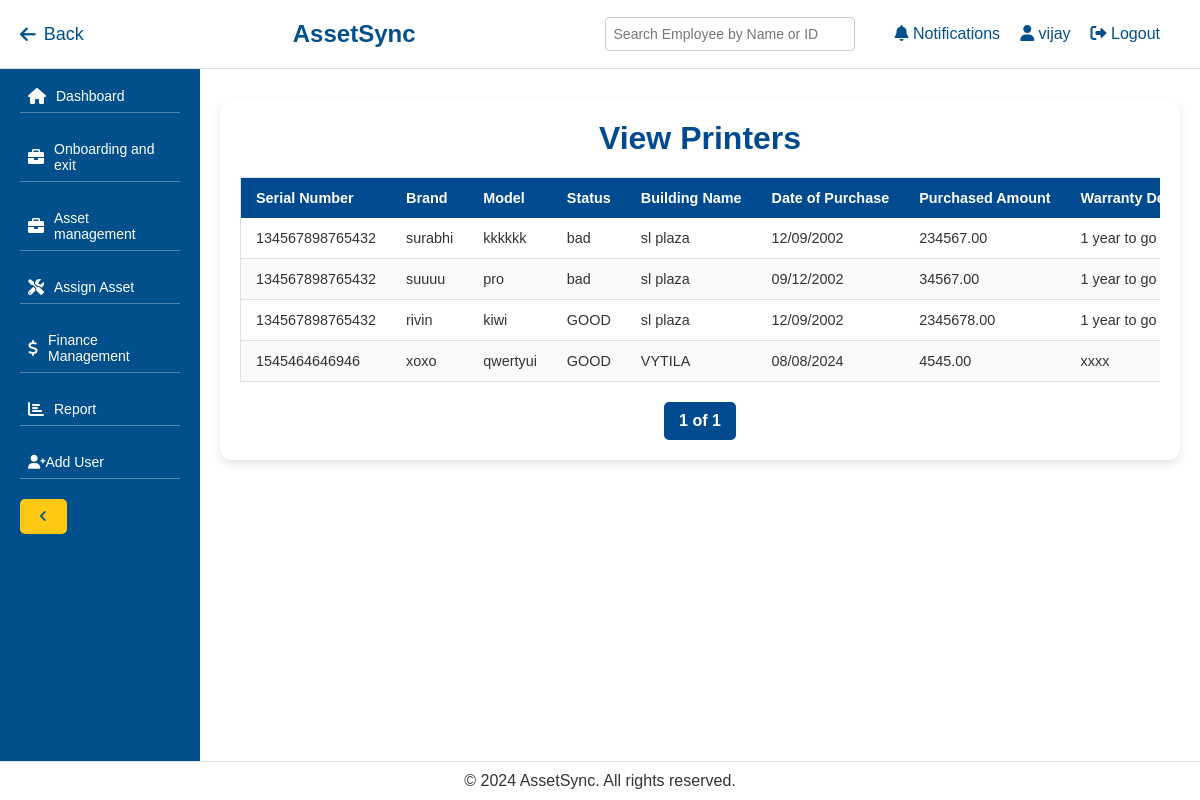
/view-asset/printers/ (signed in), run on the app's committed database.
### management/models.py (models this page shows, shortened)
class Printer(models.Model):
    serial_number = models.CharField(max_length=100)
    brand = models.CharField(max_length=100)
    model = models.CharField(max_length=100)
    status = models.CharField(max_length=50)
    building_name = models.CharField(max_length=100)
    date_of_purchase = models.DateField()
    purchased_amount = models.DecimalField(max_digits=10, decimal_places=2)
    warranty_details = models.CharField(max_length=255)
    warranty_date = models.DateField()
    remarks = models.TextField(blank=True, null=True)
    employee = models.ForeignKey(Employee, on_delete=models.SET_NULL, null=True, blank=True, related_name='printers')

### management/views.py (the view)
# urls.py: path('view-asset/printers/', views.view_printers, name='view_printers'),
@login_required
def view_printers(request):
    printers_list = Printer.objects.all()
    paginator = Paginator(printers_list, 10)  # Show 10 printers per page
    page_number = request.GET.get('page')
    printers = paginator.get_page(page_number)
    return render(request, 'management/view_printers.html', {'printers': printers})

### management/templates/management/view_printers.html (shortened to what this page needs)
{% extends 'management/base.html' %}
{% block content %}
<div class="container">
    <h2>View Printers</h2>
    <div class="table-container">
        <table>
            <thead>
                <tr>
                    <th>Serial Number</th>
                    <th>Brand</th>
                    <th>Model</th>
                    <th>Status</th>
                    <th>Building Name</th>
                    <th>Date of Purchase</th>
                    <th>Purchased Amount</th>
                    <th>Warranty Details</th>
                </tr>
            </thead>
            <tbody>
                {% for printer in printers %}
                <tr>
                    <td>{{ printer.serial_number }}</td>
                    <td>{{ printer.brand }}</td>
                    <td>{{ printer.model }}</td>
                    <td>{{ printer.status }}</td>
                    <td>{{ printer.building_name }}</td>
                    <td>{{ printer.date_of_purchase|date:"d/m/Y" }}</td>
                    <td>{{ printer.purchased_amount }}</td>
                    <td>{{ printer.warranty_details }}</td>
                </tr>
                {% empty %}
                <tr>
                    <td colspan="11">No printers found.</td>
                </tr>
                {% endfor %}
            </tbody>
        </table>
    </div>
    <div class="pagination">
        <span class="current">{{ printers.number }} of {{ printers.paginator.num_pages }}</span>
    </div>
</div>
{% endblock %}

### management/templates/management/base.html (shortened to what this page needs)
{% load static %}
<!DOCTYPE html>
<html lang="en">
<head>
    <link rel="stylesheet" href="https://cdnjs.cloudflare.com/ajax/libs/font-awesome/6.0.0-beta3/css/all.min.css">
</head>
<body>
    <header>
        <a href="javascript:history.back()" class="back-btn"><i class="fas fa-arrow-left"></i> Back</a>
        <h1>AssetSync</h1>
        <div class="user-options">
            <div class="search-box">
                <input type="text" id="employeeSearch" placeholder="Search Employee by Name or ID" oninput="searchEmployee()">
            </div>
            <a href="#"><i class="fas fa-bell"></i> Notifications</a>
            <a href="#"><i class="fas fa-user"></i> {{ request.user.username }}</a>
            <form id="logout-form" action="{% url 'logout' %}" method="post" style="display:inline;">
                <button type="submit" class="btn" style="background:none; border:none; color: var(--primary-color); font-size: 16px; cursor: pointer;">
                    <i class="fas fa-sign-out-alt"></i> Logout
                </button>
            </form>
        </div>
    </header>
    <aside id="sidebar">
        <nav>
            <ul>
                <li class="{% if request.resolver_match.url_name == 'dashboard' %}active{% endif %}">
                    <a href="{% url 'dashboard' %}"><i class="fas fa-home icon"></i> <span class="text">Dashboard</span></a>
                </li>
                <li>
                    <a href="#" onclick="toggleDropdown(event)"><i class="fas fa-briefcase icon"></i> <span class="text">Onboarding and exit</span></a>
                </li>
                <li>
                    <a href="#" onclick="toggleDropdown(event)"><i class="fas fa-briefcase icon"></i> <span class="text">Asset management</span></a>
                </li>
                <li><a href="{% url 'assign_asset' %}"><i class="fas fa-tools icon"></i> <span class="text">Assign Asset</span></a></li>
                <li><a href="{% url 'finance_module' %}"><i class="fas fa-dollar-sign icon"></i> <span class="text">Finance Management</span></a></li>
                <li><a href="{% url 'report' %}"><i class="fas fa-chart-bar icon"></i> <span class="text">Report</span></a></li>
                <li><a href="{% url 'add_user' %}"><i class="fas fa-user-plus"></i> Add User</a></li>
            </ul>
        </nav>
        <button class="toggle-btn" onclick="toggleSidebar()"><i class="fas fa-angle-left"></i></button>
    </aside>
    <main>
        {% block content %}{% endblock %}
    </main>
    <footer>
        <p>&copy; 2024 AssetSync. All rights reserved.</p>
    </footer>
</body>
</html>

### management/templates/management/base.html (style rules this page uses)
:root { --primary-color: #01508c; --secondary-color: #ffc814; --light-blue-color: #e9f7ff; --white-color: #ffffff; --text-color: #333333; --line-color: rgba(255, 255, 255, 0.3); --collapsed-width: 50px; --expanded-width: 200px; --dropdown-bg-color: #ffffff; --dropdown-hover-bg-color: #f1f1f1; --dropdown-border-color: #e0e0e0; }
* { margin: 0; padding: 0; box-sizing: border-box; }
body { font-family: Arial, sans-serif; background-color: var(--light-blue-color); color: var(--text-color); }
header { position: fixed; top: 0; left: 0; width: 100%; background-color: var(--white-color); border-bottom: 1px solid #e2e5e8; padding: 15px 20px; display: flex; justify-content: space-between; align-items: center; z-index: 1000; }
header h1 { color: var(--primary-color); font-size: 24px; }
header .user-options { display: flex; align-items: center; }
header .user-options a { color: var(--primary-color); margin-left: 20px; text-decoration: none; font-size: 16px; transition: color 0.3s; }
.search-box { position: relative; margin-right: 20px; }
.search-box input[type="text"] { padding: 8px; font-size: 14px; width: 250px; border-radius: 4px; border: 1px solid #ccc; }
.back-btn { font-size: 18px; margin-right: 20px; cursor: pointer; color: var(--primary-color); text-decoration: none; display: flex; align-items: center; }
.back-btn i { margin-right: 8px; }
aside { position: fixed; top: 60px; bottom: 0; left: 0; width: var(--expanded-width); background-color: var(--primary-color); color: var(--white-color); padding: 20px; overflow-y: auto; transition: width 0.3s ease; z-index: 999; }
aside nav ul { list-style-type: none; }
aside nav ul li { margin-bottom: 20px; position: relative; }
aside nav ul li a { color: var(--white-color); text-decoration: none; display: flex; align-items: center; padding: 8px; font-size: 14px; background-color: var(--primary-color); border-bottom: 1px solid var(--line-color); transition: background-color 0.3s, color 0.3s; }
aside nav ul li a .icon { margin-right: 10px; font-size: 16px; }
main { margin-left: var(--expanded-width); padding: 80px 20px; min-height: 100vh; background-color: var(--white-color); transition: margin-left 0.3s ease; }
footer { position: fixed; bottom: 0; left: 0; width: 100%; background-color: var(--white-color); border-top: 1px solid #e2e5e8; color: var(--text-color); text-align: center; padding: 10px 0; z-index: 1000; }
button, .btn { background-color: var(--secondary-color); color: var(--primary-color); border: none; padding: 10px 20px; border-radius: 5px; cursor: pointer; transition: background-color 0.3s, color 0.3s; }
aside { overflow-y: auto; }

### management/templates/management/view_printers.html (style rules this page uses)
body { font-family: 'Poppins', sans-serif; background-color: #f0f2f5; }
.container { max-width: 100%; margin: 20px auto; padding: 20px; background-color: #ffffff; border-radius: 12px; box-shadow: 0 4px 10px rgba(0, 0, 0, 0.1); }
h2 { font-size: 2rem; color: #004a8f; font-weight: 700; text-align: center; margin-bottom: 20px; }
.table-container { overflow-x: auto; }
table { width: 100%; border-collapse: collapse; background-color: #ffffff; table-layout: auto; border: 1px solid #e0e0e0; border-radius: 8px; box-shadow: 0 2px 6px rgba(0, 0, 0, 0.1); }
th, td { padding: 12px 15px; text-align: left; font-size: 0.9rem; white-space: nowrap; }
th { background-color: #004a8f; color: #ffffff; font-weight: bold; }
td { color: #333; border-bottom: 1px solid #e0e0e0; }
tbody tr:nth-child(even) { background-color: #f8fafc; }
.pagination { display: flex; justify-content: center; margin-top: 20px; }
.pagination .current { background-color: #004a8f; color: #ffffff; font-weight: bold; padding: 10px 15px; margin: 0 5px; border-radius: 5px; }

### data on the page
Printer: serial_number "134567898765432", brand "surabhi", model "kkkkkk", status "bad", building_name "sl plaza", date_of_purchase "12/09/2002", purchased_amount "234567.00", warranty_details "1 year to go"
Printer: serial_number "134567898765432", brand "suuuu", model "pro", status "bad", building_name "sl plaza", date_of_purchase "09/12/2002", purchased_amount "34567.00", warranty_details "1 year to go"
Printer: serial_number "134567898765432", brand "rivin", model "kiwi", status "GOOD", building_name "sl plaza", date_of_purchase "12/09/2002", purchased_amount "2345678.00", warranty_details "1 year to go"
Printer: serial_number "1545464646946", brand "xoxo", model "qwertyui", status "GOOD", building_name "VYTILA", date_of_purchase "08/08/2024", purchased_amount "4545.00", warranty_details "xxxx"

### other printed values
{{ request.user.username }} "vijay"
{{ printers.number }} "1"
{{ printers.paginator.num_pages }} "1"
